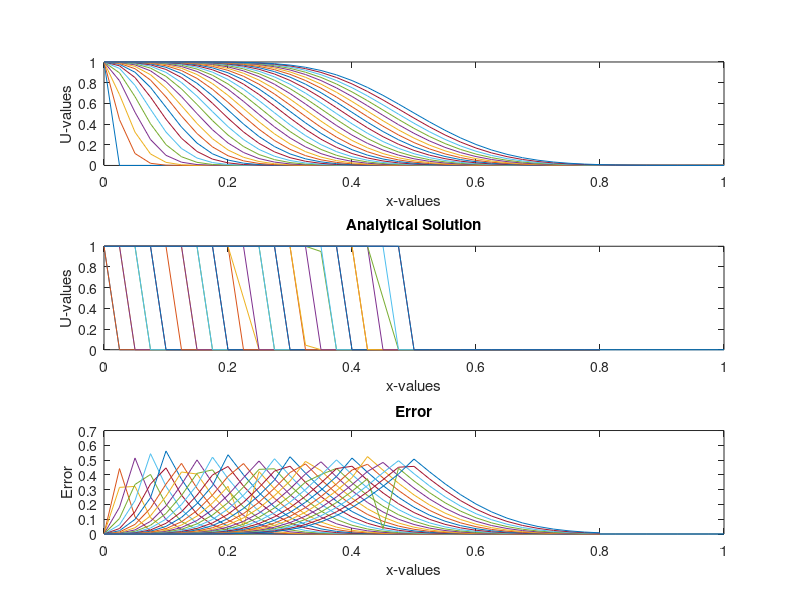

MATLAB code to generate this figure:
%% Case 1. Numerical solution of the PDE Ut=-Ux+Uxx-U using the explicit FDM
%  Written by Viridiana Salazar
%  Edited by Davide Masiello
clear,clc
%% Parameters
B2 = 1/878;
%% Space steps
Lx = 1;                                                                     % Max value of x
dx = 1/40;                                                                 % Space step
N  = Lx/dx+1;                                                               % Number of space steps
x  = 0:dx:Lx;
%% Time steps
tf  = 0.5;                                                                   % Final time
dt  = 0.9*0.5*dx^2;                                                          % Time step such that dt/dx^2<=0.5
t   = 0:dt:tf;
M   = length(t);                                                               % Number of time of steps
%% Initial and Boundary Conditions
U       = zeros(N,M);                                                       % Create a Matrix of NxM
U(:,1)  = 0;                                                                % Initial conditions
U(1,:)  = 1;                                                                % Boundary conditions at the left side
%% Explicit Method
for j = 1:M-1                                                               %Time Loop
   U(2:end-1,j+1) = -(U(2:end-1,j)-U(1:end-2,j))*dt/(dx)+B2*(U(3:end,j)-2*U(2:end-1,j)+U(1:end-2,j))*dt/(dx^2)+U(2:end-1,j);
   U(end,j)       = U(end-1,j);
end
%% Analytical Solution
Ur      = zeros(N,M);
Ur(:,1) = 0;                                                                % Initial conditions
Ur(1,:) = 1;                                                                % Boundary conditions at the left side
for j = 1:M-1                                                               %Time Loop
   Ur(:,j+1) = 0.5*erfc((x-t(j+1))/(2*B2*t(j+1)^0.5))+0.5*exp(x/B2).*erfc((x+t(j+1))/(2*B2*t(j+1)^0.5));
end 
%% Error
Error = abs(Ur-U);
%% Plots
figure(1)
for idx = 1:50:length(t)
    
    subplot(3,1,1)
    plot(x,U(:,idx));
    hold on
    xlabel('x-values')
    ylabel('U-values')
    
    subplot(3,1,2)
    plot(x,Ur(:,idx));
    hold on
    title('Analytical Solution')
    xlabel('x-values')
    ylabel('U-values')
    hold on
    
    subplot(3,1,3)
    plot(x,Error(:,idx));
    title('Error')
    xlabel('x-values')
    ylabel('Error')
    hold on
    
end